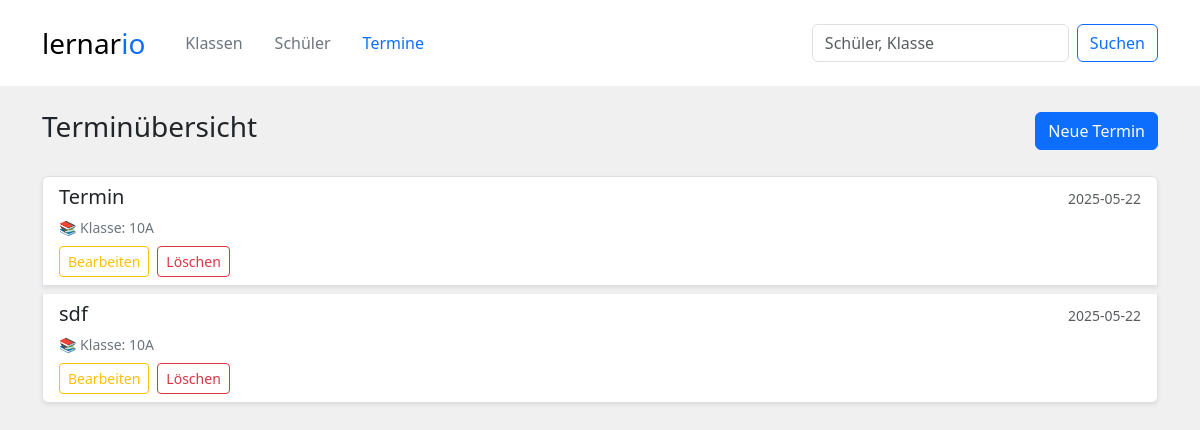
/termine/, run on the app's committed database.
### tables this page shows
CREATE TABLE termine (
    termin_id INTEGER PRIMARY KEY,
    termin_name TEXT NOT NULL,
    datum DATE NOT NULL,
    klasse_id INTEGER,
    beschreibung TEXT,
    FOREIGN KEY (klasse_id) REFERENCES klassen(klasse_id) ON DELETE CASCADE
);

CREATE TABLE klassen (
    klasse_id INTEGER PRIMARY KEY,
    klassenname TEXT,
    einschulungsjahr INTEGER
);

### controllers/termine_controller.py (the view)
@termine_bp.route('/')
def uebersicht():
    termine_liste = termine_service.gib_alle_termine()
    return render_template('termine.html', termine_liste=termine_liste, active_page="kalender")

### services/sqllite_db.py (called while the page is built)
def query_db(query, params=(), commit=False):
    with sqlite3.connect(DB_PATH) as conn:
        conn.execute("PRAGMA foreign_keys = ON")#Wichtig damit ON DELETE CASCADE funktioniert
        conn.row_factory = sqlite3.Row
        cursor = conn.cursor()
        cursor.execute(query, params)
        if commit:
            conn.commit()
        data = cursor.fetchall()
        return [dict(row) for row in data]

### services/termine_service.py (called while the page is built)
def gib_alle_termine():
    data = query_db(
        """
        select
            termine.termin_name,
            termine.datum,
            ifnull(termine.beschreibung, '') AS beschreibung,
            klassen.klassenname
            from termine JOIN klassen ON termine.klasse_id = klassen.klasse_id
    """)
    return data

### templates/termine.html (shortened to what this page needs)
{% extends "components/layout.html" %}
{% block content %}
<div class="container py-4">
    <div class="d-flex justify-content-between align-items-center mb-4">
        <h3>Terminübersicht</h3>
        <a href="{{ url_for('termine.show_termin_form') }}" class="btn btn-primary">Neue Termin</a>
    </div>
    <div class="list-group">
        {% for termin in termine_liste %}
        <div class="list-group-item list-group-item-action mb-2 shadow-sm">
            <div class="d-flex w-100 justify-content-between align-items-center">
                <h5 class="mb-1">{{ termin.termin_name }}</h5>
                <small class="text-muted">{{ termin.datum }}</small>
            </div>
            <small class="text-secondary">📚 Klasse: {{ termin.klassenname }}</small>
            <div class="mt-2 d-flex gap-2">
                <a href="#" class="btn btn-sm btn-outline-warning">Bearbeiten</a>
                <a href="#" class="btn btn-sm btn-outline-danger">Löschen</a>
            </div>
        </div>
        {% else %}
        <p>Keine Termine gefunden.</p>
        {% endfor %}
    </div>
</div>
{% endblock %}

### templates/components/layout.html (style rules this page uses)
body { background: linear-gradient(310deg, rgb(240, 240, 240) 0%, rgb(240, 240, 240) 100%); font-family: 'Segoe UI', sans-serif; }

### data on the page
termine: termin_name "Termin", datum "2025-05-22", klassenname "10A"
termine: termin_name "sdf", datum "2025-05-22", klassenname "10A"
